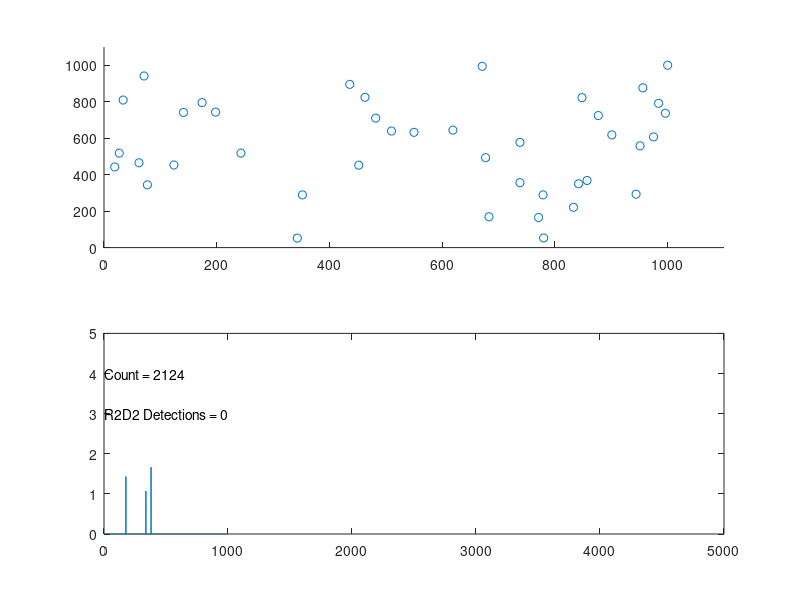

MATLAB code to generate this figure:
%%%%%%%%%%%%%%%%%%%%%%%%%%%%%%%%%%%%%%%%%%%%%%%%%%%%%%%%%%%%%%%%%%%%%%%%%%%%%%%%
% Andrew Payne
% 14 April 2019
%
% r2d2_sim.m - A simulator to show platoon moving through battlespace with
% algorithms programmed to dodge R2D2 units.
%
%
% Basic Instructions:
%   Run in Octave.  Opens up a split GUI figure with battlespace on top and
%   platoon detection time values along the bottom.  Platoon automatically starts 
%   from (1,1), and goes until it finishes at (1000,1000).
%   In the bottom of the GUI window are the count and the R2D2 Detections count.
%   The Count is simply the main loop counter.  The R2D2 Detections count is the
%   number of times the R2D2 (enemy) units spot the platoon.
% It is required to have config.txt present in the same directory.
%
% input arguments:
%   - GRID_SIZE, <#> (default 1000)
%   - NUM_R2D2, <#>  (Try 5 - 50)
%   - RD2D_RANGE, <#> (default 5)
%   - MAX_RANGE, <#>  (Try 50, soldier sensor distance of r2d2 detection)
%
% Example Calls:
%   r2d2_sim
%   r2d2_sim('GRID_SIZE', 500, 'NUM_R2D2', 20)
%   r2d2_sim('MAX_RANGE', 50, 'GRID_SIZE', 1000)
%   r2d2_sim('GRID_SIZE', 1000, 'NUM_R2D2', 40, 'R2D2_RANGE', 6, 'MAX_RANGE', 20)
%
%%%%%%%%%%%%%%%%%%%%%%%%%%%%%%%%%%%%%%%%%%%%%%%%%%%%%%%%%%%%%%%%%%%%%%%%%%%%%%%%

function ret_val = r2d2_sim(varargin)
  GRID_SIZE = 1000;
  NUM_R2D2 = 40;
  R2D2_RANGE = 10;
  MAX_RANGE = 40;

  % Parsing input arguments.
  for i = 1:2:length(varargin)
    switch upper(varargin{i})
      case 'GRID_SIZE'
        GRID_SIZE = varargin{i+1};
      case 'NUM_R2D2'
        NUM_R2D2 = varargin{i+1};
      case 'R2D2_RANGE'
        R2D2_RANGE = varargin{i+1};
      case 'MAX_RANGE'
        MAX_RANGE = varargin{i+1};
      otherwise
        msgbox(['Command ', varargin{i}, ' is not recognized. Exiting.']);
        ret_val = -1;
        return
    end
  end
  
  % Maneuvering step counts:
  DIRECTIVE_FORWARD_STEPS = GRID_SIZE/50;   % Seems to work the best.
  DIRECTIVE_RETRACE_STEPS = GRID_SIZE/50;
  
  config_file_contents = [];
  
  Read_Config_File;
  
  ret_val = 0;
  
  grid = zeros(GRID_SIZE);

  % Generate R2D2.
  r2d2.num = NUM_R2D2;
  % Positions (columns wrap top-to-bottom).
  r2d2.raw_positions = fix(rand(1,NUM_R2D2)*GRID_SIZE^2);
  % Set ordered pair positions via R2d2_Positions:
  r2d2.num_detections = 0;
  R2d2_Positions;

  % Place R2D2s into grid.
  grid(r2d2.raw_positions) = 1;

  % Place platoon at the starting mark.
  platoon.position = [1,1];
  platoon.directive = {'N/A', 0;
                       'N/A', 0;};
  platoon.last_move = [0 0 0 0]; % n s e w.
  platoon.move_count = 0;
  platoon.detections = zeros(DIRECTIVE_FORWARD_STEPS, 1);
  platoon.maneuver = 0;
  
  sensor.num_hits = 0;
  sensor.heatmap = zeros(2);  % Give a fresh 2x2 sensor relative heatmap grid.
  sensor.old_heatmap = zeros(2);
  sensor.change = zeros(2);
  splot=[];
  
  Setup_Plot;
  
  done = 0;

  % Main time-step loop.
  while (done == 0)
    % Turn on sensor. Collect Data about R2D2.
    % Gets a 2x2 grid of NW, SW, NE, SE data correlating to severity of sensor data.
    Platoon_Sense;

    % Decides how to proceed to the finish line based on sensor heatmap.
    Platoon_Decide;

    % R2d2 detection:
    R2d2_Detection;
    
    % Updates the plot for this simulation.
    Update_Plot;

    % Loop ending when finish line reached.
    done = (platoon.position(1) > GRID_SIZE-1 && platoon.position(2) > GRID_SIZE-1);
    
    %disp([platoon.directive{1}, ' ', num2str(platoon.directive{2})]);
    
    %disp([num2str(platoon.move_count), ' ', num2str(platoon.position)]);
  end
  
    disp([num2str(platoon.position(1)), ' ', num2str(platoon.position(2))]);
 
%%%%%%%%%%%%%%%%%%%%%%%%%%%%%%%%%%%%%%%%%%%%%%%%%%%%%%%%%%%%%%%%%%%%%%%%%%%%%%%%
% FUNCTION:
% Read_Config_File - A function to read the config.txt file into a persistent 
%                    cell array called config_file_contents.
%
%
%%%%%%%%%%%%%%%%%%%%%%%%%%%%%%%%%%%%%%%%%%%%%%%%%%%%%%%%%%%%%%%%%%%%%%%%%%%%%%%%
  function read_success = Read_Config_File
    read_success = 0;
    i = 1;
    fileID = fopen('config.txt');
    while ~feof(fileID)
      f_line = strtrim(fgetl(fileID));
      if length(f_line)
        % needs to have a : to denote key:value pair, or drop it.
        if strfind(f_line,':')  
          % Remove comments.
          k = min(strfind(f_line, '//'));  % min: find the first occurance.
          if k == 1
            % don't include, the whole line contains a comment.
          elseif k > 1
            % Partially-commented. Key-value pair.
            config_file_contents{i} = strsplit(f_line(1:k-1),':');
            i = i + 1;
          else  % include whole line. Key-value pair.
            config_file_contents{i} = strsplit(f_line,':');
            i = i + 1;
          end
        end
      end
    end
    fclose(fileID);
    
  end

%%%%%%%%%%%%%%%%%%%%%%%%%%%%%%%%%%%%%%%%%%%%%%%%%%%%%%%%%%%%%%%%%%%%%%%%%%%%%%%%
% FUNCTION:
% Get_Value -  A function to read the configuration from config.txt file, get to
%              the key specified, and return the cell array value(s) to the
%              right of the '<key>:' label in config.txt. Returns a cell array
%              of value(s).
%
%
%%%%%%%%%%%%%%%%%%%%%%%%%%%%%%%%%%%%%%%%%%%%%%%%%%%%%%%%%%%%%%%%%%%%%%%%%%%%%%%% 
  function value = Get_Value(key)
    % Search for key
    if length(config_file_contents)
      for i=1:length(config_file_contents)
        if strfind(config_file_contents{i}{1}, key)
          % found the key, now take the values and break loop.
          value = strtrim(strsplit(config_file_contents{i}{2},','));  % split up by ',' delimeter.
          % Deletes white-space.
          break;
        end
      end
    else  
      msgbox('Unsucessful read of config.txt');
      return
    end
  end
  
 
%%%%%%%%%%%%%%%%%%%%%%%%%%%%%%%%%%%%%%%%%%%%%%%%%%%%%%%%%%%%%%%%%%%%%%%%%%%%%%%%
% FUNCTION:
% Setup_Plot - A function to create a figure window and display the battlespace 
%              scatter plot and heatmap spikes.
%
%
%
%%%%%%%%%%%%%%%%%%%%%%%%%%%%%%%%%%%%%%%%%%%%%%%%%%%%%%%%%%%%%%%%%%%%%%%%%%%%%%%%
  function Setup_Plot
    for (i = 1:NUM_R2D2)
      splot.xdata(i) = r2d2.positions{i}(1);
      splot.ydata(i) = r2d2.positions{i}(2);
    end
    % Add the platoon position:
    splot.xdata(NUM_R2D2+1) = platoon.position(1);
    splot.ydata(NUM_R2D2+1) = platoon.position(2);
    
    f=figure;
    subplot(2,1,1);
    
    % Start the graph
    splot.graph = scatter(splot.xdata, splot.ydata);
    
    axis([0 GRID_SIZE*1.1 0 GRID_SIZE*1.1]);

    subplot(2,1,2);
    
    splot.xheat = linspace(1,1000,GRID_SIZE*5);
    splot.yheat = zeros(1,GRID_SIZE*5);
    splot.heatmap_plot = plot(splot.xheat, splot.yheat);
    splot.move_counter = text(1,4,'Count = 0');
    splot.r2d2_detections = text(1,3,'R2D2 Detections = 0');
    axis([0 GRID_SIZE*5 0 5]);
    
  end
 
%%%%%%%%%%%%%%%%%%%%%%%%%%%%%%%%%%%%%%%%%%%%%%%%%%%%%%%%%%%%%%%%%%%%%%%%%%%%%%%%
% FUNCTION:
% Update_Plot - A function to edit the platoon position, the counter text, the
%               heatmap indicator, and the R2D2 detection count.
%
%
%%%%%%%%%%%%%%%%%%%%%%%%%%%%%%%%%%%%%%%%%%%%%%%%%%%%%%%%%%%%%%%%%%%%%%%%%%%%%%%% 
  function Update_Plot
    xdata_tmp = get(splot.graph, 'xdata');
    ydata_tmp = get(splot.graph, 'ydata');
    
    xdata_tmp(NUM_R2D2+1) = platoon.position(1);
    ydata_tmp(NUM_R2D2+1) = platoon.position(2);
    
    set(splot.graph, 'xdata', xdata_tmp);
    set(splot.graph, 'ydata', ydata_tmp);
    
    yheat_tmp = get(splot.heatmap_plot,'ydata');
    yheat_tmp(platoon.move_count) = sum(sensor.heatmap(:));
    
    set(splot.heatmap_plot, 'ydata', yheat_tmp);
    set(splot.move_counter, 'string', ['Count = ',num2str(platoon.move_count)]);
    set(splot.r2d2_detections, 'string', ['R2D2 Detections = ',num2str(r2d2.num_detections)]);
    
    drawnow
     
  end

%%%%%%%%%%%%%%%%%%%%%%%%%%%%%%%%%%%%%%%%%%%%%%%%%%%%%%%%%%%%%%%%%%%%%%%%%%%%%%%%
% FUNCTION:
% R2d2_Positions - A function to install the R2D2s on the battlespace as deemed
%                  by r2d2.raw_positions array.
%
%
%%%%%%%%%%%%%%%%%%%%%%%%%%%%%%%%%%%%%%%%%%%%%%%%%%%%%%%%%%%%%%%%%%%%%%%%%%%%%%%% 
  function R2d2_Positions
    for i=1:NUM_R2D2
      % X position
      x_pos = ceil(r2d2.raw_positions(i)/GRID_SIZE);
      %x_pos = 50*i + 20;
      
      % Y position
      y_pos = mod(r2d2.raw_positions(i), GRID_SIZE);
      %y_pos = 50*i - 5;
      if (y_pos==0)
        y_pos = GRID_SIZE;
      end 
      
      % Set ordered pair variable.
      r2d2.positions{i} = [x_pos, y_pos]; 

    end
  end

%%%%%%%%%%%%%%%%%%%%%%%%%%%%%%%%%%%%%%%%%%%%%%%%%%%%%%%%%%%%%%%%%%%%%%%%%%%%%%%%
% FUNCTION:
% R2d2_Detection - A function to check if R2D2 detected a platoon in accordance
%                  with the R2D2_RANGE variable.  It will increment the count
%                  within the R2D2 structure if it does spot a platoon.
%
%
%%%%%%%%%%%%%%%%%%%%%%%%%%%%%%%%%%%%%%%%%%%%%%%%%%%%%%%%%%%%%%%%%%%%%%%%%%%%%%%%   
  function R2d2_Detection
     % Go through list of r2d2s, calculating Manhatten Distance.
    for i = 1:NUM_R2D2
      raw_offsets{i} = r2d2.positions{i} - platoon.position;
      raw_man_dist{i} = sum(abs(raw_offsets{i}));
    end
    
    % Reorder from closest to furthest, based on Manhatten Distance:
    [man_dist, sort_order] = sort(cell2mat(raw_man_dist));
    man_dist = num2cell(man_dist);
    offsets = raw_offsets(sort_order); 
    
    R2d2_Measure;
    
    function R2d2_Measure
      r2d2.range = R2D2_RANGE;
      
      % Go through list of r2d2s.
      for r2d2_ctr = 1:NUM_R2D2
        % Manhatten Distance comparison with sensor.range.
        if (man_dist{r2d2_ctr} <= r2d2.range)
          % Add to list of hit(s)
          r2d2.num_detections = r2d2.num_detections + 1;
        else
          break; % Keeps getting further away, break.
        end
      end  
    end
  end
 
%%%%%%%%%%%%%%%%%%%%%%%%%%%%%%%%%%%%%%%%%%%%%%%%%%%%%%%%%%%%%%%%%%%%%%%%%%%%%%%%
% FUNCTION:
% Platoon_Decide - A function to process the beginning through the end of the
%                  platoon's movements. It is very high level. It starts with
%                  deciding whether it's the first step, if it is, just head
%                  north. If there's a number >0 of directives in the queue, then
%                  it calls Platoon_Manuever. Else it checks the sensor's heatmap
%                  and calls a new directive if it is registering an R2D2.
%                  Otherwise, a routine movement northeast is all that it calls.
%
%
%%%%%%%%%%%%%%%%%%%%%%%%%%%%%%%%%%%%%%%%%%%%%%%%%%%%%%%%%%%%%%%%%%%%%%%%%%%%%%%%   
  function Platoon_Decide
    if (platoon.move_count == 0)
      Platoon_Move('North');
      return
    elseif (platoon.directive{2}>0)
      
      % Call the directives.
      Platoon_Manuever

  % Heatmap analysis.
  
  % -------------
  % | NW  | NE  |
  % |     |     |
  % -------------
  % | SW  | SE  |
  % |     |     |
  % -------------
  
  %
    elseif (sensor.num_hits)
      last_move = platoon.directive{1};
      dir_finder = zeros(2);
    
      % Find the direction of the r2d2 being sensed.
      [max_heat,~] = max(sensor.heatmap(:));
      
      [x, y] = find(sensor.heatmap==max_heat);
      
      % Find the direction of the r2d2s that are most increasing.
      %[~,max_chg_dir] = max(sensor.change(:));
      
      dir_finder(x,y) = 1;
      disp(dir_finder)
      %dir_finder(max_chg_dir) = 1;
      
      % Form a string that Get_Value function can read.
      % e.g., turns [0 1;0 0] into '[0 1;0 0'
      dir_finder_str = ['[',num2str(dir_finder(1)),' ',num2str(dir_finder(3)),...
                        ';',num2str(dir_finder(2)),' ',num2str(dir_finder(4)),...
                        ']'];
      
      % Get the directives from the config.txt file.
      directives = Get_Value(dir_finder_str);
      % Assign the directives as deemed from config.txt.
      if (length(directives) == 2)
        platoon.directive(1:2) = {directives{1}, str2double(directives{2})};
      elseif (length(directives) == 4)
        platoon.directive(1:2) = {directives{1}, str2double(directives{2})};
        platoon.directive(3:4) = {directives{3}, str2double(directives{4})};
      end
      
      % Starts the move. The next loop around, this will not run because there
      % will be queued up directives.    
      Platoon_Move(platoon.directive{1});

      % Just a routine move north or east to reach the finish line.
      else
        if platoon.last_move(1)
          Platoon_Move('East');
         % disp('routine move east.');
        % North
        else
          Platoon_Move('North');
         % disp('routine move north.');
        end
      end

%%%%%%%%%%%%%%%%%%%%%%%%%%%%%%%%%%%%%%%%%%%%%%%%%%%%%%%%%%%%%%%%%%%%%%%%%%%%%%%%
% FUNCTION:
% Platoon_Manuever - A function to handle calling Platoon_Move function from the
%                    directives queue, which is a multidimensional cell array
%                    holding the direction to travel and the number of steps to
%                    take on that direction.
%
%
%%%%%%%%%%%%%%%%%%%%%%%%%%%%%%%%%%%%%%%%%%%%%%%%%%%%%%%%%%%%%%%%%%%%%%%%%%%%%%%%      
      % Maneuvering function.
      function Platoon_Manuever
      
        Platoon_Move(platoon.directive{1});
        % Decrement the count.
        platoon.directive{2} = platoon.directive{2} - 1;
        
        % When the first row of directives is exhausted, move second row up.
        if (platoon.directive{2} == 0 && platoon.directive{4}>0)
          disp('Changing Directives');
          platoon.directive{1} = platoon.directive{3};
          platoon.directive{2} = platoon.directive{4};
          platoon.directive{4} = 0;
        end
      
    end
    
%%%%%%%%%%%%%%%%%%%%%%%%%%%%%%%%%%%%%%%%%%%%%%%%%%%%%%%%%%%%%%%%%%%%%%%%%%%%%%%%
% FUNCTION:
% Platoon_Move - A function to move the Platoon in a direction (required input
%                argument string).  It records the last move before exiting the
%                function. It also keeps the platoon in-bounds.
%
%
%%%%%%%%%%%%%%%%%%%%%%%%%%%%%%%%%%%%%%%%%%%%%%%%%%%%%%%%%%%%%%%%%%%%%%%%%%%%%%%%    
      function Platoon_Move(direction)
        direction = upper(direction);
        switch direction
          case 'NORTH'
            if (platoon.position(2) < GRID_SIZE)
              platoon.position(2) = platoon.position(2) + 1;
              platoon.last_move = [1 0 0 0];
              platoon.move_count = platoon.move_count + 1; 
            elseif (platoon.position(1) < GRID_SIZE)
              Platoon_Move('East');
            else
              Platoon_Move('South');
            end
          case 'SOUTH'
            platoon.position(2) = platoon.position(2) - 1;
            platoon.last_move = [0 1 0 0];
            platoon.move_count = platoon.move_count + 1; 
          case 'EAST'
            if (platoon.position(1) < GRID_SIZE)
              platoon.position(1) = platoon.position(1) + 1;
              platoon.last_move = [0 0 1 0];
              platoon.move_count = platoon.move_count + 1; 
            elseif (platoon.position(2) < GRID_SIZE)
              Platoon_Move('North');
            else
              Platoon_Move('South');
            end
          case 'WEST'
            platoon.position(1) = platoon.position(1) - 1;
            platoon.last_move = [0 0 0 1];
            platoon.move_count = platoon.move_count + 1; 
          case 'NORTHEAST'
            if (platoon.last_move == [1 0 0 0])
              Platoon_Move('East');
            else
              Platoon_Move('North');
            end
          case 'NORTHWEST'
            if (platoon.last_move == [1 0 0 0])
              Platoon_Move('West');
            else
              Platoon_Move('North');
            end
          case 'SOUTHEAST'
            if (platoon.last_move == [0 1 0 0])
              Platoon_Move('East');
            else
              Platoon_Move('South');
            end
          case 'SOUTHWEST'
            if (platoon.last_move == [0 1 0 0])
              Platoon_Move('West');
            else
              Platoon_Move('South');
            end
        end  
      end

  end

%%%%%%%%%%%%%%%%%%%%%%%%%%%%%%%%%%%%%%%%%%%%%%%%%%%%%%%%%%%%%%%%%%%%%%%%%%%%%%%%
% FUNCTION:
% Platoon_Sense - A function to use the sensor that the Platoon has to
%                 sense R2D2s.  It calls measure and calculation routines that
%                 convert the sensor data into usable information.
%
%
%%%%%%%%%%%%%%%%%%%%%%%%%%%%%%%%%%%%%%%%%%%%%%%%%%%%%%%%%%%%%%%%%%%%%%%%%%%%%%%%    
  function Platoon_Sense
    % Go through list of r2d2s, calculating Manhatten Distance.
    % This part of the code is from the know-all computer, which knows every
    % r2d2.position.  Later it will be filtered by what the sensor actually sees
    % in Sensor_Measure.
    for i = 1:NUM_R2D2
      raw_offsets{i} = r2d2.positions{i} - platoon.position;
      raw_man_dist{i} = sum(abs(raw_offsets{i}));
    end
    
    % Reorder from closest to furthest, based on Manhatten Distance:
    [man_dist, sort_order] = sort(cell2mat(raw_man_dist));
    man_dist = num2cell(man_dist);
    offsets = raw_offsets(sort_order);
    
    % Run Sensor_Measure to pick up any R2D2(s).
    Sensor_Measure;
    
    % Run Sensor_Calc to calculate severity of measurements and mark the change from last detection.
    Sensor_Calc;

%%%%%%%%%%%%%%%%%%%%%%%%%%%%%%%%%%%%%%%%%%%%%%%%%%%%%%%%%%%%%%%%%%%%%%%%%%%%%%%%
% FUNCTION:
% Sensor_Measure - A function to actually compare the omniscent computer
%                  generated offsets with the Platoon's inferior sensor
%                  (sensor.range is derived from a probability).  It will rack
%                  up the num_hits and catalog the manhatten distances.
%
%
%%%%%%%%%%%%%%%%%%%%%%%%%%%%%%%%%%%%%%%%%%%%%%%%%%%%%%%%%%%%%%%%%%%%%%%%%%%%%%%%    
    function Sensor_Measure
      sensor.capability = .2 + .5*rand; % luck of the draw.
      sensor.range = sensor.capability * MAX_RANGE;
      sensor.old_heatmap = sensor.heatmap;
      sensor.heatmap = zeros(2);  % Give a fresh 2x2 sensor relative heatmap grid.
      sensor.num_hits = 0; % reset.
      
      % Go through list of r2d2s.
      for r2d2_ctr = 1:NUM_R2D2
        % Manhatten Distance comparison with sensor.range.
        if (man_dist{r2d2_ctr} <= sensor.range)
          % Add to list of hit(s)
          sensor.num_hits = sensor.num_hits + 1;
          sensor.hits{r2d2_ctr} = offsets{r2d2_ctr};
          sensor.man_dist{r2d2_ctr} = man_dist{r2d2_ctr};
        else
          break; % Keeps getting further away, break.
        end
      end  
    end
 
%%%%%%%%%%%%%%%%%%%%%%%%%%%%%%%%%%%%%%%%%%%%%%%%%%%%%%%%%%%%%%%%%%%%%%%%%%%%%%%%
% FUNCTION:
% Sensor_Calc - A function to take the data from the Sensor_Measure routine and
%               create the heatmap, the information that the Platoon uses in
%               Platoon_Decide to decide where to maneuver.
%
%
%%%%%%%%%%%%%%%%%%%%%%%%%%%%%%%%%%%%%%%%%%%%%%%%%%%%%%%%%%%%%%%%%%%%%%%%%%%%%%%%    
    function Sensor_Calc
      for hit_ctr = 1:sensor.num_hits
        % Find the N/S/E/W direction via the sign.
        if (sensor.hits{hit_ctr}(1) > 0)
          x_sign = 1;
        else
          x_sign = -1;
        end
        if (sensor.hits{hit_ctr}(2) > 0)
          y_sign = 1;
        else
          y_sign = -1;
        end
        
        norm_vector = sensor.hits{hit_ctr}/norm(abs(sensor.hits{hit_ctr}));
        
        % If X direction is severe:
        if (norm_vector(2) ~= 0)
          if (abs(norm_vector(1)/norm_vector(2)) > 5)
            norm_vector(1) = 1;
            norm_vector(2) = 0;
          end
        end
        if (norm_vector(1) ~= 0)
          if (abs(norm_vector(2)/norm_vector(1)) > 5)
            norm_vector(1) = 0;
            norm_vector(2) = 1;
          end
        end
        
        % Gives the strength of the signals:
        x_gauge = norm_vector(1)*x_sign*(1 - abs(sensor.hits{hit_ctr}(1) / sensor.range));
        y_gauge = norm_vector(2)*y_sign*(1 - abs(sensor.hits{hit_ctr}(2) / sensor.range));
   
        if (x_gauge > 0) % Target is at right.
          sensor.heatmap(1,2) = sensor.heatmap(1,2) + x_gauge;
          sensor.heatmap(2,2) = sensor.heatmap(2,2) + x_gauge;
        elseif (x_gauge < 0) % Target is at left.
          sensor.heatmap(1,1) = sensor.heatmap(1,1) - x_gauge;
          sensor.heatmap(2,1) = sensor.heatmap(2,1) - x_gauge;
        end
        if (y_gauge > 0) % Target is above.
          sensor.heatmap(1,1) = sensor.heatmap(1,1) + y_gauge;
          sensor.heatmap(1,2) = sensor.heatmap(1,2) + y_gauge;
        elseif (y_gauge < 0) % Target is below.
          sensor.heatmap(2,1) = sensor.heatmap(2,1) - y_gauge;
          sensor.heatmap(2,2) = sensor.heatmap(2,2) - y_gauge;
        end
        
      end
      
      % Get the change from last detection:
      sensor.change = sensor.heatmap - sensor.old_heatmap;
      
    end
end

end
